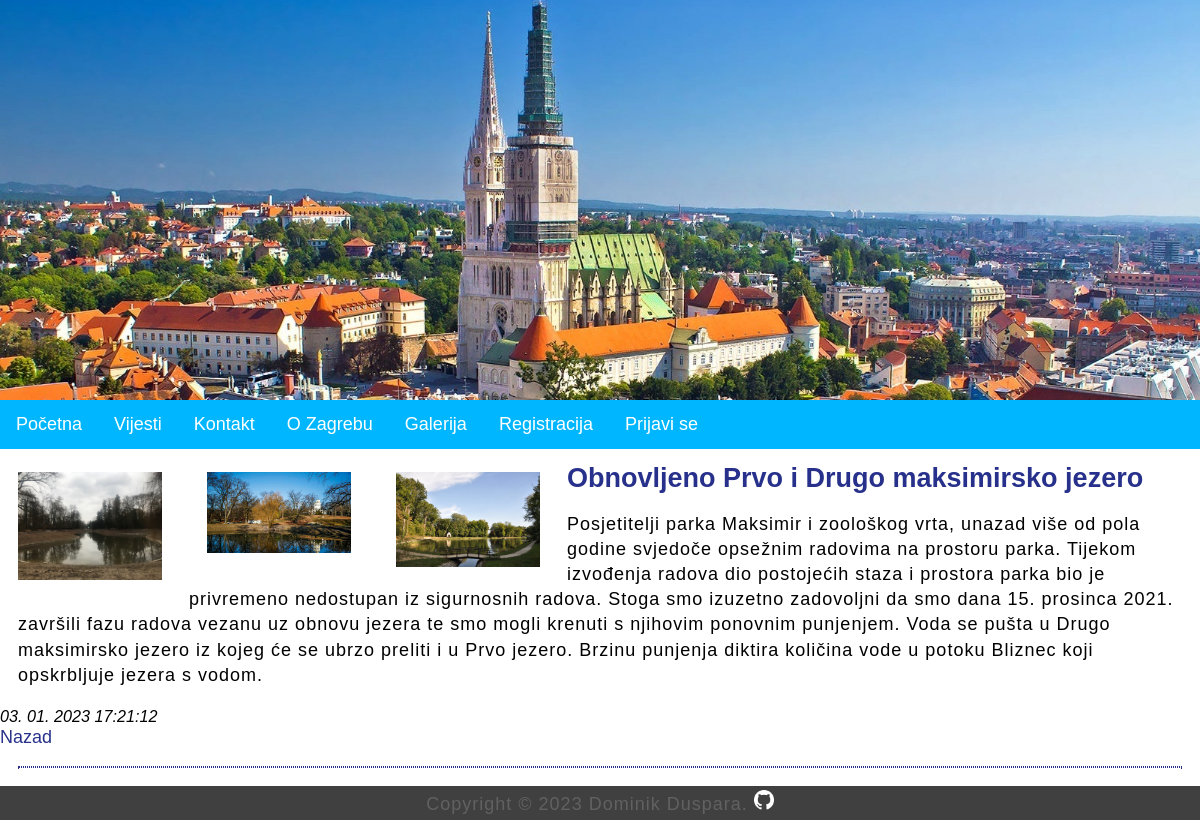
Screenshot of /index.php?menu=2&action=1 with the database file from the repository.
### tables this page shows
CREATE TABLE `pictures` (
  `id` int(11) NOT NULL,
  `picture1` varchar(255) NOT NULL,
  `picture2` varchar(255) NOT NULL,
  `picture3` varchar(255) NOT NULL
);

CREATE TABLE `news` (
  `id` int(11) NOT NULL,
  `title` varchar(255) NOT NULL,
  `description` text NOT NULL,
  `date` timestamp NOT NULL DEFAULT current_timestamp() ON UPDATE current_timestamp(),
  `picture` varchar(255) NOT NULL,
  `archive` enum('Y','N') NOT NULL,
  `more_pictures` int(11) NOT NULL
);

### functions.php (called while the page is built)
<?php
	function pickerDateToMysql($pickerDate){
		$date = DateTime::createFromFormat('Y-m-d H:i:s', $pickerDate);
		return $date->format('d. m. Y H:i:s');
	}
?>

### news.php (the view, shortened to what this page needs)
<?php
	if (isset($action) && $action != '') {
		$query  = "SELECT * FROM news INNER JOIN pictures ON news.more_pictures = pictures.id";
		$query .= " WHERE news.id=" . $_GET['action'];
		$result = @mysqli_query($MySQL, $query);
		$row = @mysqli_fetch_array($result);
			print '
			<div class="news">
				<img src="images/' . $row['picture1'] . '" alt="' . $row['title'] . '" title="' . $row['title'] . '">
				<img src="images/' . $row['picture2'] . '" alt="' . $row['title'] . '" title="' . $row['title'] . '">
				<img src="images/' . $row['picture3'] . '" alt="' . $row['title'] . '" title="' . $row['title'] . '">
				<h2>' . $row['title'] . '</h2>
				<p>'  . $row['description'] . '</p>
				<time datetime="' . $row['date'] . '">' . pickerDateToMysql($row['date']) . '</time>
				<br>
				<a href = "index.php?menu=2">Nazad</a>
				<hr>
			</div>';
	}
?>

### style.css (style rules this page uses)
body, html { font-family: 'Trebuchet MS', sans-serif; margin: 0; font-size: 18px; }
h1,h2 { margin: 0.5em; font-size: 2em; }
h2 { font-size: 1.5em; color: #27318b; }
main a { color: #27318b; text-decoration: none; }
p { margin: 1em; line-height: 1.4em; letter-spacing: 1px; }
hr { margin: 1em; border: 1px dotted #27318b; clear: both; }
.news img { width: 12%; float: left; padding: 0.5em; margin: 0 1em 0.5em 0.5em; }
.news h2 { margin: 0.5em 0.7em; font-size: 1.5em; color: #27318b; }
.news hr { margin: 1em; border: 1px dotted #27318b; clear: both; }
.news time { font-size: 90%; font-style: italic; }
img { width: 100%; }

### rows the page displays
pictures: picture1 (picture), picture2 (picture), picture3 (picture), id.title "Obnovljeno Prvo i Drugo maksimirsko jezero", id.description "Posjetitelji parka Maksimir i zoološkog vrta, unazad više od pola godine svjedoče opsežnim radovima na prostoru parka. Tijekom izvođenja radova dio postojećih staza i prostora parka bio je privremeno nedostupan iz sigurnosnih radova. Stoga smo izuzetno zadovoljni da smo dana 15. prosinca 2021. završili fazu radova vezanu uz obnovu jezera te smo mogli krenuti s njihovim ponovnim punjenjem. Voda se pušta u Drugo maksimirsko jezero iz kojeg će se ubrzo preliti i u Prvo jezero. Brzinu punjenja diktira količina vode u potoku Bliznec koji opskrbljuje jezera s vodom.", id.date "03. 01. 2023 17:21:12"
